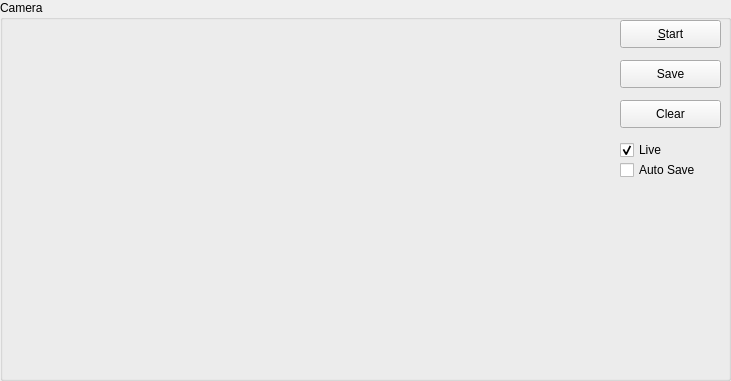
  <widget class="QGroupBox" name="groupBoxCamera" >
   <property name="geometry" >
    <rect>
     <x>650</x>
     <y>0</y>
     <width>731</width>
     <height>381</height>
    </rect>
   </property>
   <property name="title" >
    <string>Camera</string>
   </property>
   <widget class="QPushButton" name="btnClearPicture" >
    <property name="geometry" >
     <rect>
      <x>620</x>
      <y>100</y>
      <width>101</width>
      <height>28</height>
     </rect>
    </property>
    <property name="text" >
     <string>Clear</string>
    </property>
    <property name="icon" >
     <iconset resource="../mrs.qrc" >:/images/images/trashcan_empty.png</iconset>
    </property>
   </widget>
   <widget class="QPushButton" name="btnAutoSavePicture" >
    <property name="geometry" >
     <rect>
      <x>620</x>
      <y>20</y>
      <width>101</width>
      <height>28</height>
     </rect>
    </property>
    <property name="text" >
     <string>&amp;Start</string>
    </property>
    <property name="icon" >
     <iconset resource="../mrs.qrc" >:/images/images/webcamreceive.png</iconset>
    </property>
    <property name="shortcut" >
     <string>Alt+S</string>
    </property>
    <property name="checkable" >
     <bool>true</bool>
    </property>
   </widget>
   <widget class="QCheckBox" name="checkBoxCamPicLive" >
    <property name="geometry" >
     <rect>
      <x>620</x>
      <y>140</y>
      <width>71</width>
      <height>20</height>
     </rect>
    </property>
    <property name="text" >
     <string>Live</string>
    </property>
    <property name="checked" >
     <bool>true</bool>
    </property>
   </widget>
   <widget class="QPushButton" name="btnSavePicture" >
    <property name="geometry" >
     <rect>
      <x>620</x>
      <y>60</y>
      <width>101</width>
      <height>28</height>
     </rect>
    </property>
    <property name="text" >
     <string>Save</string>
    </property>
    <property name="icon" >
     <iconset resource="../mrs.qrc" >:/images/images/hdd.png</iconset>
    </property>
   </widget>
   <widget class="QCheckBox" name="checkBoxAutoSave" >
    <property name="geometry" >
     <rect>
      <x>620</x>
      <y>160</y>
      <width>81</width>
      <height>20</height>
     </rect>
    </property>
    <property name="text" >
     <string>Auto Save</string>
    </property>
   </widget>
  </widget>
